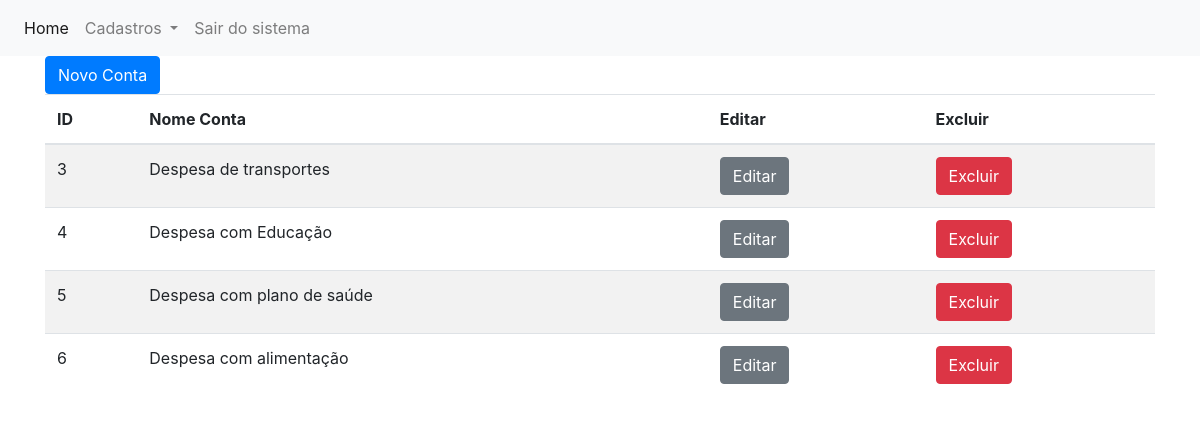
Screenshot of /aula05/financeiro/contas_main.php (signed in) with the database file from the repository.
### tables this page shows
CREATE TABLE `plano_contas` (
  `id_conta` int(11) NOT NULL,
  `descricao_conta` varchar(50) NOT NULL
);

### aula05/financeiro/contas_main.php (the view, shortened to what this page needs)
<!DOCTYPE html>
<html lang="pt-BR">
<head>
</head>
<body>
    <?php
        include 'conexao.php';
        include 'menu.php';
    ?>
    <div class="container">
        <a href="contas_inclusao.php" class="btn btn-primary">Novo Conta</a>
        <br>
        <table id="table_conta" class="table table-striped">
            <thead>
                <th>ID</th>
                <th>Nome Conta</th>
                <th>Editar</th>
                <th>Excluir</th>
            </thead>
            <tbody>
                <?php
                $sql="select id_conta,descricao_conta from plano_contas";
                $stmt = $pdo->query($sql);
                while ($row = $stmt->fetch(PDO::FETCH_ASSOC)) {
                    $id_conta = $row['id_conta'];
                    $descricao_conta = $row['descricao_conta'];
                 ?>
                 <tr>
                    <td><?php echo $id_conta ?></td>
                    <td><?php echo $descricao_conta ?></td>
                    <td><a href="contas_editar.php?id_conta=<?php echo $id_conta ?>" class="btn btn-secondary">Editar</a></td>
                    <td><a href="#" onclick="confirmarExclusao(<?php echo htmlspecialchars($id_conta); ?>)" class="btn btn-danger">Excluir</a></td>
                 </tr>
                 <?php
                  }
                 ?>
            </tbody>
        </table>
    </div>
</body>
</html>

### rows the page displays
plano_contas: id_conta "3", descricao_conta "Despesa de transportes"
plano_contas: id_conta "4", descricao_conta "Despesa com Educação"
plano_contas: id_conta "5", descricao_conta "Despesa com plano de saúde"
plano_contas: id_conta "6", descricao_conta "Despesa com alimentação"
